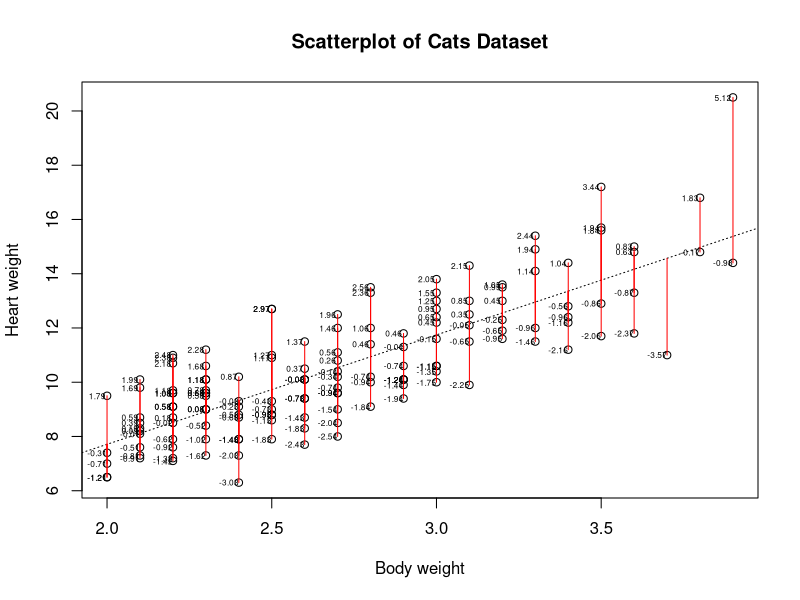
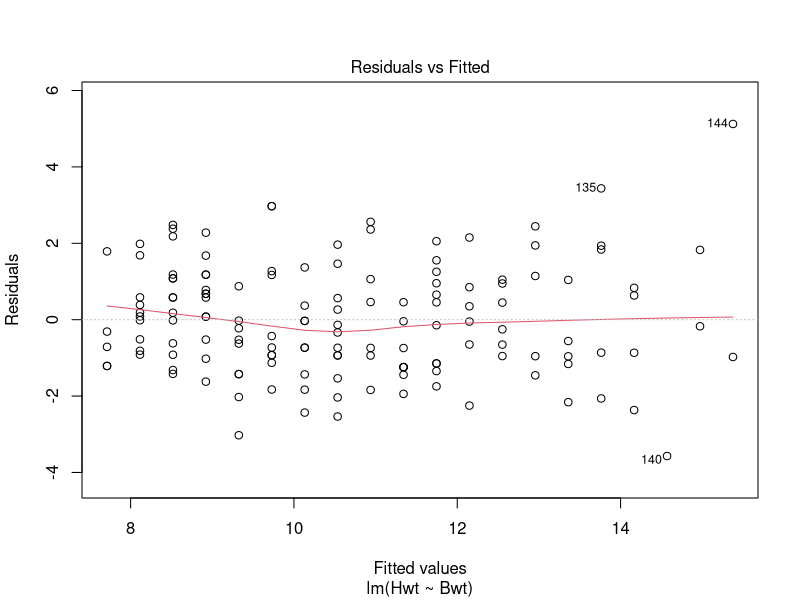
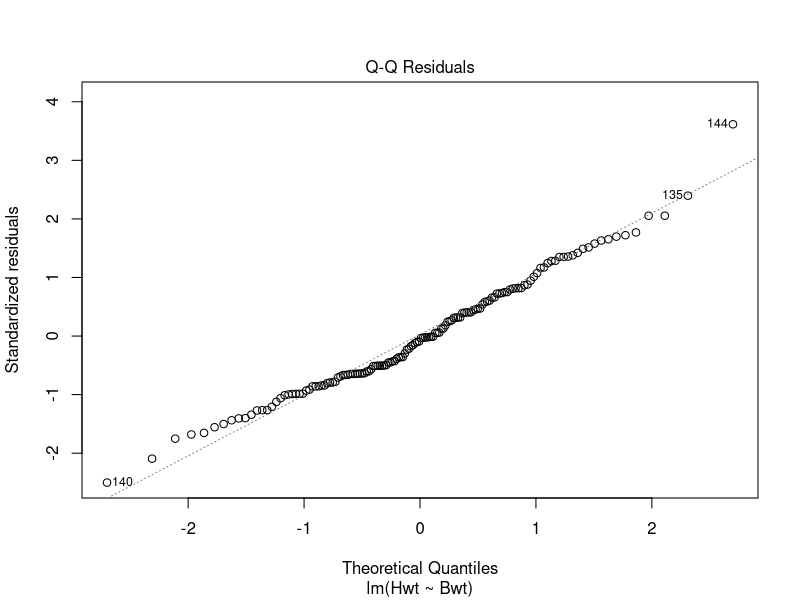
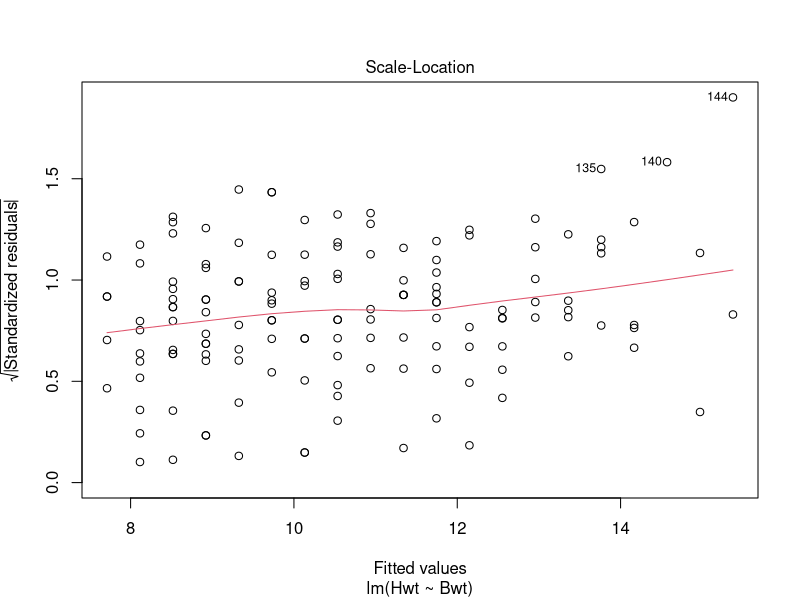
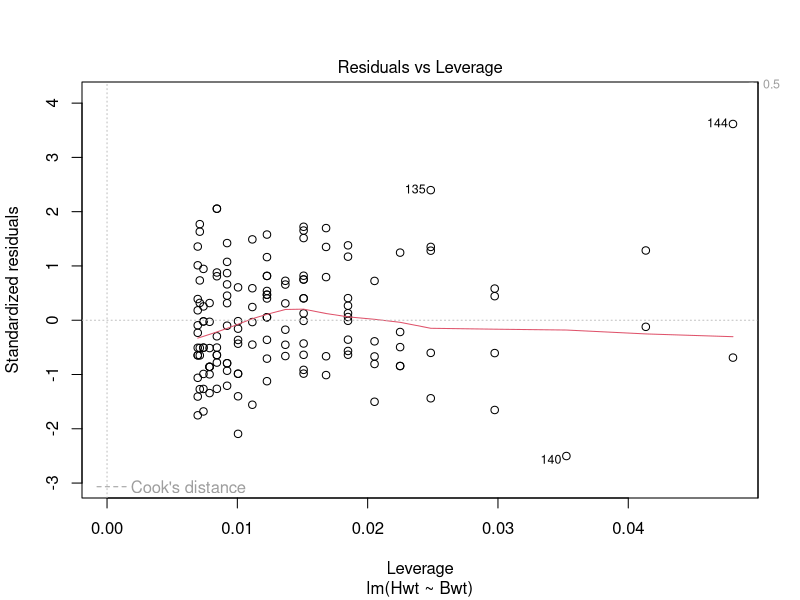
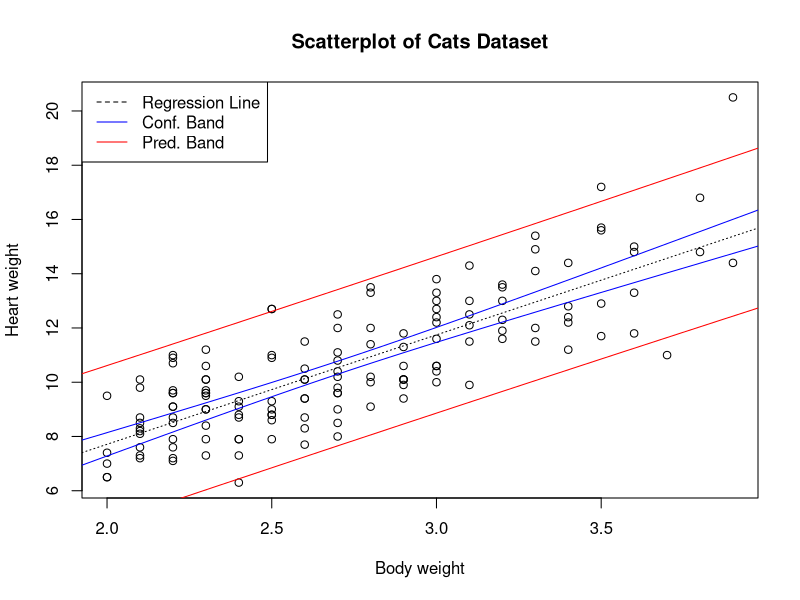
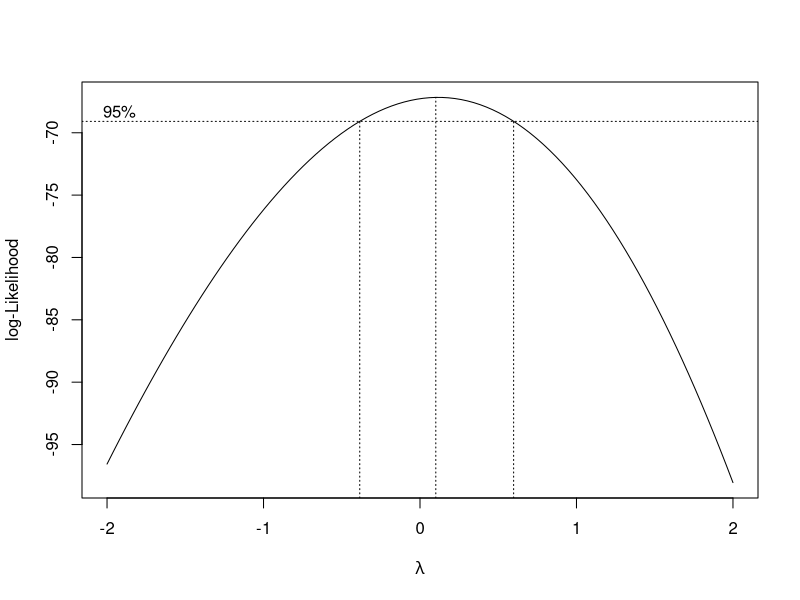
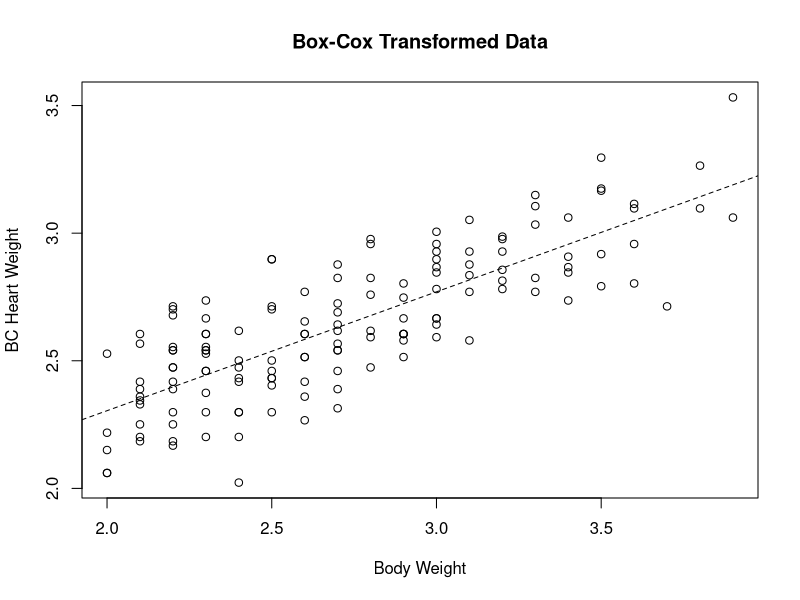

Write the R code that produced these figures, in order. (Note: this script raises an error after producing the figures.)
library(caret)
library(MASS)
head(cats)

#Q1 : scatterplot of heart weight vs. body weight

plot(cats$Bwt, cats$Hwt, xlab = 'Body weight', ylab = 'Heart weight', main = "Scatterplot of Cats Dataset") 
# The plot does seem to increase linearly to me, so I do think it would be good

#Q2: Regress heart onto body weight
model = lm(Hwt ~ Bwt, cats)
summary(model)

# a : H = 4B - 0.36
# b : 4 is the slope, the increase in heart weight for each kg in body weight, -.36 is the height weight for a cat that weighs 0 kg
# c : beta1 is because the p-val is so small, but beta0 is not
# d : it is significant because the slope is significant. The F-statistic is the t-value squared
# e : The RSE is 1.452, it is the average deviation of the observation around the regression
# f : The R squared value/coefficient of determination is 65%, which is the percent of variability in heart weight that can be determined by body weight

#Q3: add regression line
abline(model, lty = 3)  # the abline takes the intercept and slope from the models summary, the lty = 3 gives the type of line

#Q4: add residual visulaization
segments(cats$Bwt, cats$Hwt,    #starting points for line
         cats$Bwt, (model$coefficients[1] + model$coefficients[2]*cats$Bwt),  #equation of line to draw line segments to 
         col = "red")
text(cats$Bwt - .03, cats$Hwt, round(model$residuals, 2), cex = 0.5)   # don't totally understand this part??

# The last point has the largest residual, but it doesn't seem too unusual since it's a single point and it's at the end

#Q5: construct 95% CI for coefficients
confint(model)

# 95% confident that the heart weight of a no-pound cat is between those two values
# and 95% confident that the heart weight increases between those two amount for each 1 kg increase in its body weight


#Q6: assess assumptions

#linearity, normality, constant variance, independent errors
plot(model)
# everything looks good. point 144 is only thing concerning but still within cook's distance

#Q7: add confidence and prediction bands to scatterplot
plot(cats$Bwt, cats$Hwt, xlab = 'Body weight', ylab = 'Heart weight', main = "Scatterplot of Cats Dataset") 
abline(model, lty = 3)

newdata = data.frame(Bwt = seq(1.9, 4, length.out = 100))      #i dont understand what the newdata does   1.9 and 4 is the x-axis range, 100 gives the number of pts in between??
conf.band = predict(model, newdata, interval = "confidence")
pred.band = predict(model, newdata, interval = "prediction")


lines(newdata$Bwt, conf.band[, 2], col = "blue") #Plotting the lower confidence band. # second col gives lower bound
lines(newdata$Bwt, conf.band[, 3], col = "blue") #Plotting the upper confidence band.
lines(newdata$Bwt, pred.band[, 2], col = "red") #Plotting the lower prediction band.
lines(newdata$Bwt, pred.band[, 3], col = "red") #Plotting the upper prediction band.
legend("topleft", c("Regression Line", "Conf. Band", "Pred. Band"),
       lty = c(2, 1, 1), col = c("black", "blue", "red"))

# the confidence band represents the area of all possible regression lines given any random sample of the data
# the prediction bands give area of all possible observations
# The conf band widens because it shows a rotation of the regression line about a single point
# additionally, on the ends of the graph, there a fewer points to assess our data, allowing for more error, making the bands wider


#Q8: conf and pred intervals for 2.8, 5, 10 kg. any problems?
newdata = data.frame(Bwt = c(2.8, 5, 10))   # init new body weights
predict(model, newdata, interval = "confidence")  # use the model as anchor for new data and construct conf interval
predict(model, newdata, interval = "prediction")    # same with prediction

# 2.8 is fine because it is within the range of our current data, however, 5 and 10 are outside our current range, making it hard to predict.
# for instance, maybe at a certain point, the cats heart stops growing as the cat becomes heavier but our data wouldn't account for that



#Question 2: Considering Transformations

#Q1: box-cox plot
box = boxcox(model)

#Q2: what's the best lambda? (interpretability and accuracy)
# between -0.3 and 0.6
lambda = box$x[which(box$y == max(box$y))]
# max at 0.10101
# will choose 0.10101  (could also choose 0 for ease)

#Q3: transform data with new lambda
Hwt.box = (cats$Hwt^lambda - 1)/lambda #Applying the Box-Cox transformation.

#Q4: construct new regression
model.box = lm(Hwt.box ~ cats$Bwt)

#Q5: scatterplot with new reg line
plot(cats$Bwt, Hwt.box, xlab = "Body Weight", ylab = "BC Heart Weight",
     main = "Box-Cox Transformed Data")
abline(model.box, lty = 2)

#Q6: summary and assess. any concerns?
summary(model.box)
plot(model.box)
# nothing concerning, the intercept is better, R^2 is about the same, the plots show nothing bad

#Q7: compare models
# the original model is easier to understanding with regard to the slope in particular. At first I was confused by the boxcox slope wondering how
# it changed so drastically and then I realized that the data was transformed
# the new model is better because it corrects the intercept. However, I would still choose the original because its just easier.

#Q8: try applying box cox again. what happens?
boxcox(model.box)
# lambda equals 1, which would change nothing because it has already been optimized by box cox